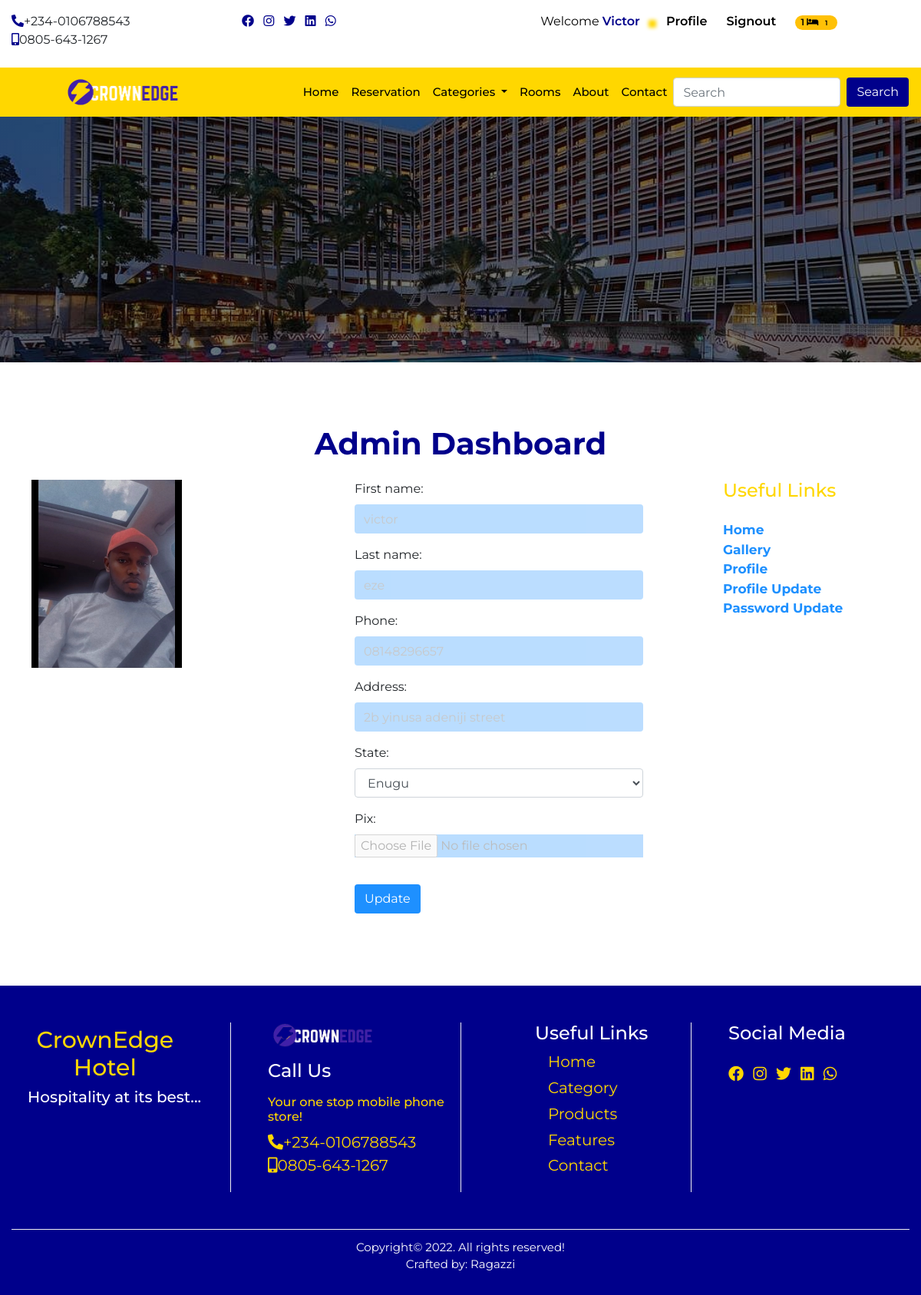
The page /update/ (signed in) on the database its author committed.
### home/models.py (models this page shows, shortened)
class CompanyProfile(models.Model):
    name = models.CharField(max_length=50)
    keyword = models.CharField(max_length=150)
    description = models.CharField(max_length=150)
    logo = models.ImageField(upload_to='logo', blank=True, null=True)
    favicon = models.ImageField(upload_to='logo', blank=True, null=True, default='/favicon-96x96.png')
    carousel = models.ImageField(upload_to='carousel', blank=True, null=True)
    carousel2 = models.ImageField(upload_to='carousel', blank=True, null=True)
    carousel3 = models.ImageField(upload_to='carousel', blank=True, null=True)
    carousel4 = models.ImageField(upload_to='carousel', blank=True, null=True)
    banner = models.ImageField(upload_to='banner', blank=True, null=True)
    mobile = models.CharField(max_length=20)
    mobile2 = models.CharField(max_length=20)
    address = models.CharField(max_length=100)
    email = models.EmailField()
    website = models.URLField()
    about = models.TextField()
    about2 = models.TextField()
    copyright_year = models.CharField(max_length=4)
    class Meta:
        db_table = 'companyprofile'
        managed = True
        verbose_name = 'CompanyProfile'
        verbose_name_plural = 'CompanyProfile'

### userprofile/models.py (models this page shows, shortened)
class Profile(models.Model):
    user = models.OneToOneField(User, on_delete= models.CASCADE)
    first_name = models.CharField(max_length=50)
    last_name = models.CharField(max_length=50)
    email = models.EmailField(max_length=50)
    phone = models.CharField(max_length=50)
    address = models.CharField(max_length=150)
    state = models.CharField(max_length=50)
    pix = models.ImageField(upload_to='profile', default='profile/avatar.jpg')
    class Meta:
        db_table = 'profile'
        managed = True
        verbose_name = 'Profile'
        verbose_name_plural = 'Profile'

### home/views.py (the view, shortened to what this page needs)
# urls.py: path('update/', views.profile_update, name='update'),
@login_required(login_url='signin')
def profile_update(request):
        profile = Profile.objects.get(user__username= request.user.username)
        form = ProfileForm(instance=request.user.profile)
        context = {
            'form':form,
            'profile':profile
        }
        return render(request, 'update.html', context)

### userprofile/forms.py
class ProfileForm(forms.ModelForm):
    class Meta:
        model =  Profile
        fields = ['first_name', 'last_name', 'phone', 'address', 'state', 'pix']
        widgets = {
            'first_name': forms.TextInput(attrs={'class':'form-control', 'placeholder':'First Name'}),
            'last_name': forms.TextInput(attrs={'class':'form-control', 'placeholder':'Last Name'}),
            'phone': forms.TextInput(attrs={'class':'form-control', 'placeholder':'phone'}),
            'address': forms.TextInput(attrs={'class':'form-control', 'placeholder':'Address'}),
            'state': forms.Select(attrs={'class':'form-control', 'placeholder':'State'}, choices=STATE),
            'pix': forms.FileInput(attrs={'class':'form-control-file'}),
        }

### home/context_processor.py (called while the page is built)
def dropdown(request):
    categories = Category.objects.all()
    context = {
        'categories':categories
    }
    return context

def company(request):
    cprofile = CompanyProfile.objects.get(pk=1)
    context = {
        'cprofile':cprofile
    }
    return context

def cartcount(request):
    count = Booking.objects.filter(user__username = request.user.username, paid=False)
    itemcount = 0
    for item in count:
        itemcount += item.no_days
    context = {
        'itemcount':itemcount
    }
    return context

### home/templatetags/sample_tags.py (called while the page is built)
@register.simple_tag
def intralink(main, link):
    return reverse(main) + '#' + link

### home/templates/update.html (shortened to what this page needs)
{% extends "base.html" %}
{% block header %} {% include 'header.html' %} {% endblock header %}
{% block banner %} {% include 'banner.html' %} {% endblock banner %}
{% block content %}
<section>
    <div class="container-fluid">
        <h1 class="title">{{profile.user.username}} dashboard</h1>
        <div class="row prof">
          <div class="col-12 col-sm-12 col-md-5 col-lg-4">
            <div class="img-pcard">
              <img src="{{profile.pix.url}}">
            </div>
          </div>
          <div class="col-12 col-sm-12 col-md-5 col-lg-5">
            <div class="pro-form">
              <form action="{% url 'update' %}" method="POST" enctype="multipart/form-data">
                <div class="form-group">
                  {{form.as_p}}
                </div>
                <button type="submit" class="btn check-btn">update</button>
              </form>
            </div>
          </div>
          <div class="col-12 col-sm-12 col-md-2 col-lg-3">
            <div class="pro-links">
              <h4 class="mb-4">Useful Links</h4>
              <ul class="list-unstyled">
                <li><a href="{% url 'home' %}">Home</a></li>
                <li><a href="{% url 'rooms' %}">gallery</a></li>
                <li><a href="{% url 'profile' %}">profile</a></li>
                <li><a href="{% url 'update' %}">profile update</a></li>
                <li><a href="{% url 'password' %}">password update</a></li>
              </ul>
            </div>
          </div>
        </div>
      </div>
    </section>
{% endblock content %}
{% block footer %} {% include 'footer.html' %} {% endblock footer %}

### home/templates/header.html (shortened to what this page needs)
{% load sample_tags %}
<div class="container-fluid">
    <div class="row">
      <div class="col-12 col-sm-6 col-md-2 col-lg-3 mt-3 mb-2 hide">
        <ul class="list-inline">
          <li class="list-inline-item"><a href=""><i class="fas fa-phone-alt"></i></a><span>+234-0106788543</span></li>
          <li class="list-inline-item"><a href=""><i class="fas fa-mobile-alt"></i></a><span>0805-643-1267</span></li>
        </ul>
      </div>
      <div class="col-12 col-sm-6 col-md-2 col-lg-3 mt-3 mb-2 hide">
        <ul class="list-inline">
          <li class="list-inline-item"><a href=""><i class="fab fa-facebook"></i></a></li>
          <li class="list-inline-item"><a href=""><i class="fab fa-instagram"></i></a></li>
          <li class="list-inline-item"><a href=""><i class="fab fa-twitter"></i></a></li>
          <li class="list-inline-item"><a href=""><i class="fab fa-linkedin"></i></a></li>
          <li class="list-inline-item"><a href=""><i class="fab fa-whatsapp"></i></a></li>
        </ul>
      </div>
      <div class="col-12 col-sm-12 col-md-8 col-lg-6 mt-3 mb-2 auth">
        <ul class="">
          {% if user.is_authenticated %}
          <li class=""><a href="{% url 'profile' %}" class="welcome">welcome
            <span>
            {% if user.first_name %}
              {{request.user.first_name}}
            {% else %}
              {{request.user.username}}
            {% endif %}
          </span></i></a></li>
          <li class=""><a href="{% url 'profile' %}" class="user-btn"><span>profile</span></a></li>
          <li class=""><a href="{% url 'signout' %}" class="user-btn"><span>signout</span></a></li>
          <li class="">
            <a href="{% url 'booked' %}" class="user-btn">
              {% if itemcount %}
              <span class="badge badge-pill badge-warning">{{itemcount}}
                <i class="fas fa-bed"></i>
                <span class="badge badge-pill badge-warning">{{itemcount}}</span>
              </span>
                {% else %}
                <i class="fas fa-bed"></i>
              {% endif %}
            </a>
          </li>
          {% else %}
          <li class=""><a href="{% url 'signin' %}" class="user-btn"><i class="fas fa-user"></i><span>signin</span></a></li>
          <li class=""><a href="{% url 'signup' %}" class="user-btn"><i class="fas fa-users"></i><span>signup</span></a></li>
          {% endif %}
        </ul>
      </div>
    </div>
  </div>
      <nav class="navbar navbar-expand-lg navbar-light sticky-top">
        <a class="navbar-brand" href="{% url 'home' %}"><img src="{{cprofile.logo.url}}" alt=""></a>
        <div class="collapse navbar-collapse" id="navbarSupportedContent">
          <ul class="navbar-nav ml-auto">
            <li class="nav-item active">
              <a class="nav-link" href="{% url 'home' %}">home <span class="sr-only">(current)</span></a>
            </li>
            <li class="nav-item">
              <a class="nav-link" href="">reservation</a>
            </li>
            <li class="nav-item dropdown">
              <a class="nav-link dropdown-toggle" href="/index2.html" id="navbarDropdown" role="button" data-toggle="dropdown" aria-haspopup="true" aria-expanded="false">
                categories
              </a>
            </li>
            <li class="nav-item">
              <a class="nav-link" href="{% url 'rooms' %}">rooms</a>
            </li>
            <li class="nav-item">
              <a class="nav-link" href="#aboutus">about</a>
            </li>
            <li class="nav-item">
              <a class="nav-link" href="{% intralink 'home' 'contact' %}">contact</a>
            </li>
          </ul>
          <form class="form-inline my-2 my-lg-0" action="{% url 'search' %}" method="POST">
            <input class="form-control mr-sm-2" name="search" type="search" placeholder="Search" aria-label="Search">
            <button class="btn form-btn" type="submit">Search</button>
          </form>
        </div>
      </nav>

### home/templates/footer.html
<div class="footer">
    <div class="container-fluid footer2">
      <div class="row">
        <div class="col-12 col-sm-6 col-md-4 col-lg-3 foota-box">
          <h1>CrownEdge <span>Hotel</span></h1>
          <h4>Hospitality at its best...</h4>
        </div>
        <div class="col-12 col-sm-6 col-md-4 col-lg-3 foota-box2">
          <img src="{{cprofile.logo.url}}" alt="">
          <h4 class="mt-3 mb-3">Call Us</h4>
          <h6>Your one stop mobile phone store!</h6>
          <ul class="list-unstyled">
            <li><a href=""><i class="fas fa-phone-alt"></i></a><span>+234-0106788543</span></li>
            <li><a href=""><i class="fas fa-mobile-alt"></i></a><span>0805-643-1267</span></li>
          </ul>
        </div>
        <div class="col-12 col-sm-6 col-md-4 col-lg-3 foota-box3">
          <h4>Useful Links</h4>
          <ul class="list-unstyled">
            <li><a href="">Home</a></li>
            <li><a href="">Category</a></li>
            <li><a href="">Products</a></li>
            <li><a href="">Features</a></li>
            <li><a href="">Contact</a></li>
          </ul>
        </div>
        <div class="col-12 col-sm-6 col-md-12 col-lg-3 foota-box4">
          <h4 class="mb-4">Social Media</h4>
          <ul class="list-inline">
            <li class="list-inline-item"><a href=""><i class="fab fa-facebook"></i></a></li>
            <li class="list-inline-item"><a href=""><i class="fab fa-instagram"></i></a></li>
            <li class="list-inline-item"><a href=""><i class="fab fa-twitter"></i></a></li>
            <li class="list-inline-item"><a href=""><i class="fab fa-linkedin"></i></a></li>
            <li class="list-inline-item"><a href=""><i class="fab fa-whatsapp"></i></a></li>
          </ul>
        </div>
      </div>
      <div class="footer3">
        <p> Copyright&copy; 2022. All rights reserved! <br> Crafted by: Ragazzi</p>
      </div>
    </div>
  </div>

### home/static/css/style.css (style rules this page uses)
* { margin: 0px; padding: 0px; box-sizing: border-box; }
body { font-family: 'Montserrat', sans-serif; }
html { scroll-behavior: smooth; }
.hide a { color: darkblue; }
.welcome { color: black; font-weight: 400; text-transform: capitalize; padding-right: .6rem; }
.welcome span { color: darkblue; font-weight: 600; text-decoration: none; }
.user-btn { color: darkblue; font-weight: 400; padding-left: 1rem; padding-right: .3rem; }
.user-btn span { color: black; font-weight: 600; text-transform: capitalize; }
.auth { display: flex; justify-content: space-around; }
.auth li { display: inline; }
h1 { color: gold; }
.navbar { background: gold; }
#navbarSupportedContent a { color: black; text-transform: capitalize; font-size: 15px; font-weight: 500; }
.navbar img { width: 50%; margin-left: 20%; }
.navbar-nav { margin-left: 50%; }
.form-btn { color:white; background: darkblue; }
.container-fluid h1 { text-align: center; margin-top: 2%; }
.footer { background: darkblue; }
.footer h1 { color: gold; margin-right: 19%; }
.footer h4 { color: white; }
.footer h6 { color: gold; }
.foota-box { padding-left: 3%; }
.foota-box h1 { font-size: 30px; }
.foota-box h4 { font-size: 20px; }
.foota-box2 img { width: 60%; }
.foota-box2 .list-unstyled li a { color: gold; font-size: 20px; }
.foota-box2 .list-unstyled li span { color: gold; font-size: 20px; }
.foota-box3 li { padding-bottom: 2%; margin-left: 9%; }
.foota-box3 a { color: gold; font-size: 20px; }
.foota-box4 a { color: gold; font-size: 20px; }
.foota-box4 li { transition: transform .5sec; }
.foota-box, .foota-box2, .foota-box3, .foota-box4 { margin: 4% 0; }
.foota-box2, .foota-box3, .foota-box4 { border-left: 1px solid #f0f0f0; padding-left: 4%; }
.foota-box3 { padding-left: 8%; }
.footer3 { text-align: center; color: white; font-size: 15px; padding: 1% 0; border-top: .5px solid #f0f0f0; }
.title { text-transform: capitalize; padding-top: 5%; margin-bottom: 2%; color: darkblue; font-weight: bold; }
.check-btn { background: dodgerblue !important; color: white; text-transform: capitalize; margin-top: 5%; }
.prof { margin-bottom: 8%; }
.img-pcard { width: 60%; height: 60vh; padding-left: 7%; }
.img-pcard img { width: 100%; }
.pro-form { width: 90%; padding-left: 10%; }
.pro-form input { border: none !important; background: dodgerblue; opacity: 0.3; }
.pro-form .check-btn { background: dodgerblue !important; color: white; text-transform: capitalize; margin-top: 5%; }
.pro-links { margin-left: 10%; }
.pro-links h4 { color: gold; }
.pro-links a { color: dodgerblue; font-size: 17px; font-weight: 700; text-transform: capitalize; }

### rows shown on the page
CompanyProfile: logo (picture)
Profile: user.username "Admin", pix (picture), first_name "victor", last_name "eze", phone "08148296657", address "2b yinusa adeniji street", state "Enugu"

### other values the page prints
{{ request.user.first_name }} "Victor"
{{ itemcount }} "1"
